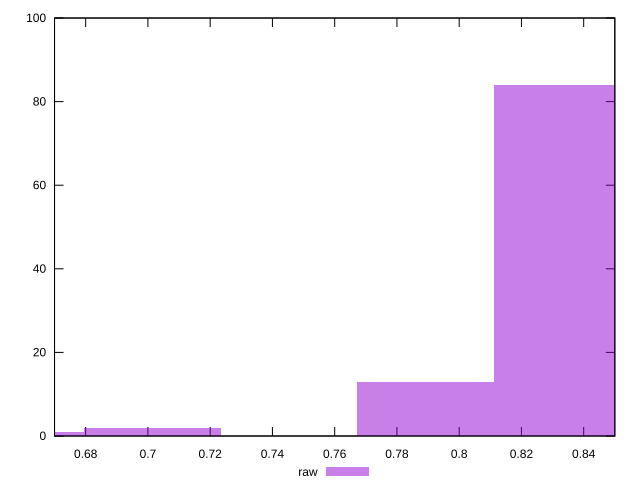

Reproduce this figure in gnuplot.
reset

$raw <<EOF
0.7014882572992401 2
0.7891742894616451 13
0.8330173055428477 84
0.6576452412180376 1
EOF

set key outside below
set boxwidth 0.04384301608120251
set xrange [0.67:0.85]
set yrange [0:100]
set trange [0:100]
set style fill transparent solid 0.5 noborder
set terminal svg size 640, 490 enhanced background rgb 'white'
set output "reports/report_00032_2021-02-25T10-28-15.087Z/meta/score/samples/music/raw/histogram.svg"

plot $raw title "raw" with boxes

reset
